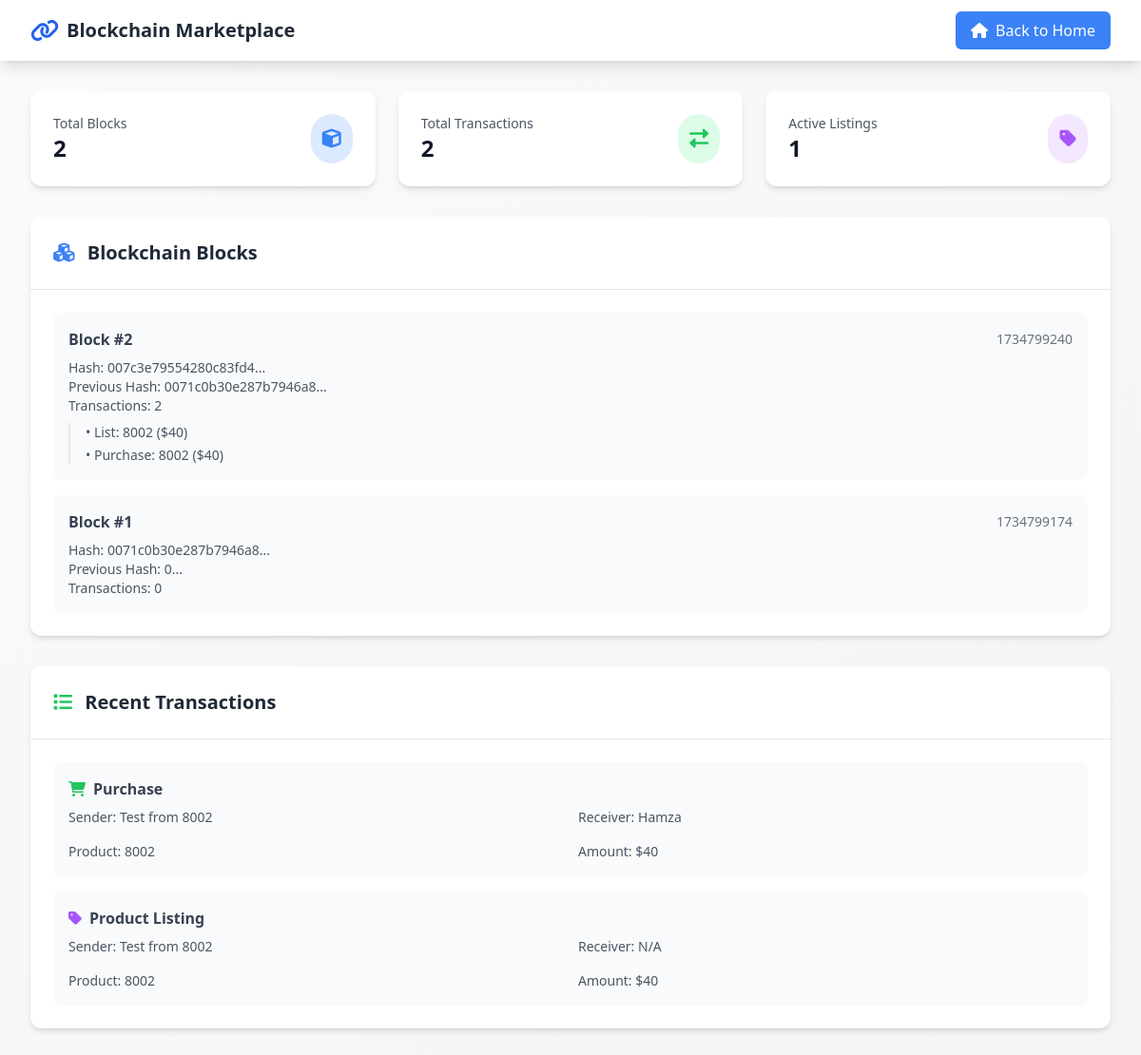
The app's page /view_database, older data.
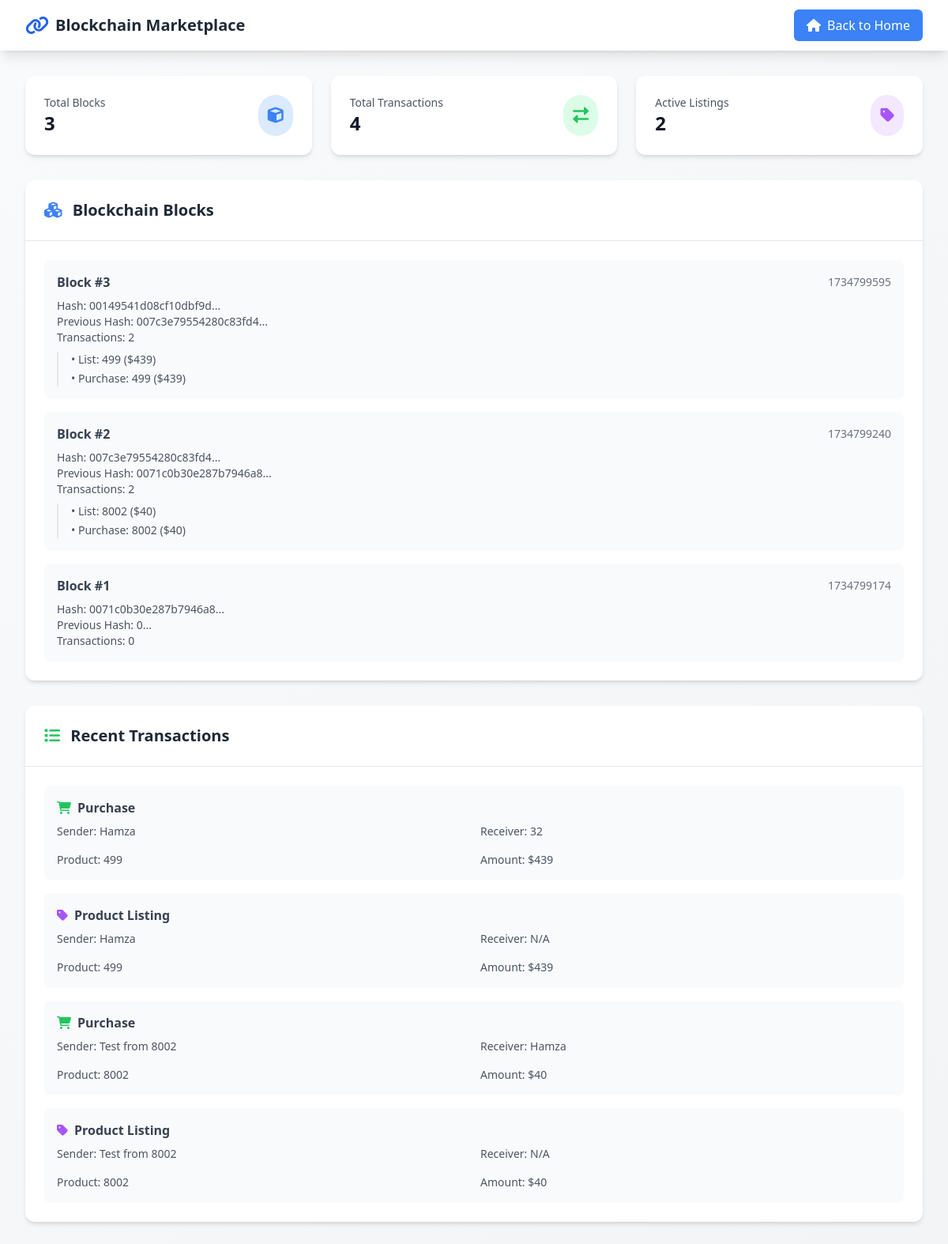
The same page, newer data.
### tables this page shows
CREATE TABLE blocks (
                    idx INTEGER PRIMARY KEY,
                    timestamp REAL,
                    transactions TEXT,
                    previous_hash TEXT,
                    nonce INTEGER,
                    hash TEXT
                );

CREATE TABLE transactions (
                    id INTEGER PRIMARY KEY AUTOINCREMENT,
                    sender TEXT,
                    receiver TEXT,
                    product TEXT,
                    amount INTEGER,
                    type TEXT
                );

### node.py (the view)
@app.route('/view_database', methods=['GET'])
def view_database():
    try:
        db_name = f'database_{blockchain.flask_port}.db'
        conn = sqlite3.connect(db_name)
        cursor = conn.cursor()
        cursor.execute("SELECT * FROM blocks ORDER BY idx DESC")
        blocks = cursor.fetchall()
        cursor.execute("SELECT * FROM transactions ORDER BY id DESC")
        transactions = cursor.fetchall()
        conn.close()
        formatted_blocks = []
        for block in blocks:
            formatted_blocks.append(blockchain.create_block_from_tuple(block))
        return render_template('index.html', show_database=True, blocks=formatted_blocks, transactions=transactions)
    except sqlite3.Error as e:
        return jsonify({'error': str(e)}), 500

### templates/index.html (shortened to what this page needs)
<!DOCTYPE html>
<html lang="en">
<head>
    <script src="https://cdn.tailwindcss.com"></script>
    <link rel="stylesheet" href="https://cdnjs.cloudflare.com/ajax/libs/font-awesome/6.0.0/css/all.min.css">
</head>
<body class="bg-gradient-to-br from-gray-50 to-gray-100">
    <div class="min-h-screen">
        <nav class="bg-white shadow-lg">
            <div class="max-w-7xl mx-auto px-4 sm:px-6 lg:px-8">
                <div class="flex justify-between h-16">
                    <div class="flex items-center">
                        <a href="/" class="flex items-center">
                            <i class="fas fa-link text-blue-600 text-2xl mr-2"></i>
                            <span class="text-xl font-bold text-gray-800">Blockchain Marketplace</span>
                        </a>
                    </div>
                    {% if show_database %}
                    <div class="flex items-center">
                        <a href="/" class="bg-blue-500 text-white px-4 py-2 rounded-md hover:bg-blue-600 transition-colors">
                            <i class="fas fa-home mr-2"></i>Back to Home
                        </a>
                    </div>
                    {% endif %}
                </div>
            </div>
        </nav>
        {% if not show_database %}
        <div class="max-w-7xl mx-auto px-4 sm:px-6 lg:px-8 py-8">
            <div class="text-center mb-12">
                <h1 class="text-4xl font-bold text-gray-900 mb-4">Welcome to Blockchain Marketplace</h1>
                <p class="text-lg text-gray-600">A secure and decentralized platform for buying and selling products</p>
            </div>
            <div class="grid grid-cols-1 md:grid-cols-2 gap-8 mb-12">
                <a href="/buy" class="transform transition-all duration-300 hover:scale-105 hover:-rotate-1">
                    <div class="bg-white rounded-xl shadow-lg p-8 hover:shadow-xl relative overflow-hidden group">
                        <div class="absolute inset-0 bg-gradient-to-r from-green-500/10 to-blue-500/10 opacity-0 group-hover:opacity-100 transition-opacity"></div>
                        <div class="relative">
                            <div class="flex items-center mb-6">
                                <div class="bg-green-100 p-3 rounded-lg">
                                    <i class="fas fa-shopping-cart text-green-500 text-2xl"></i>
                                </div>
                                <h2 class="text-2xl font-semibold text-gray-800 ml-4">Buy Products</h2>
                            </div>
                            <p class="text-gray-600">Browse available products and make secure purchases using blockchain technology</p>
                        </div>
                    </div>
                </a>
                <a href="/sell" class="transform transition-all duration-300 hover:scale-105 hover:rotate-1">
                    <div class="bg-white rounded-xl shadow-lg p-8 hover:shadow-xl relative overflow-hidden group">
                        <div class="absolute inset-0 bg-gradient-to-r from-purple-500/10 to-pink-500/10 opacity-0 group-hover:opacity-100 transition-opacity"></div>
                        <div class="relative">
                            <div class="flex items-center mb-6">
                                <div class="bg-purple-100 p-3 rounded-lg">
                                    <i class="fas fa-store text-purple-500 text-2xl"></i>
                                </div>
                                <h2 class="text-2xl font-semibold text-gray-800 ml-4">Sell Products</h2>
                            </div>
                            <p class="text-gray-600">List your products for sale on our decentralized marketplace</p>
                        </div>
                    </div>
                </a>
            </div>
            <div class="grid grid-cols-1 md:grid-cols-3 gap-6 mb-12">
                <div class="bg-white rounded-xl shadow-md p-6 transform transition-all duration-300 hover:scale-105">
                    <div class="flex items-center justify-center mb-4">
                        <div class="bg-blue-100 p-3 rounded-full">
                            <i class="fas fa-shield-alt text-blue-500 text-xl"></i>
                        </div>
                    </div>
                    <h3 class="text-lg font-semibold text-center text-gray-800 mb-2">Secure Transactions</h3>
                    <p class="text-gray-600 text-center">All transactions are secured by blockchain technology</p>
                </div>
                <div class="bg-white rounded-xl shadow-md p-6 transform transition-all duration-300 hover:scale-105">
                    <div class="flex items-center justify-center mb-4">
                        <div class="bg-green-100 p-3 rounded-full">
                            <i class="fas fa-sync text-green-500 text-xl"></i>
                        </div>
                    </div>
                    <h3 class="text-lg font-semibold text-center text-gray-800 mb-2">Real-time Updates</h3>
                    <p class="text-gray-600 text-center">See product listings and updates in real-time</p>
                </div>
                <div class="bg-white rounded-xl shadow-md p-6 transform transition-all duration-300 hover:scale-105">
                    <div class="flex items-center justify-center mb-4">
                        <div class="bg-purple-100 p-3 rounded-full">
                            <i class="fas fa-network-wired text-purple-500 text-xl"></i>
                        </div>
                    </div>
                    <h3 class="text-lg font-semibold text-center text-gray-800 mb-2">Decentralized</h3>
                    <p class="text-gray-600 text-center">No central authority, fully peer-to-peer</p>
                </div>
            </div>
<div class="bg-white rounded-xl shadow-md p-6 mb-12">
    <div class="flex items-center justify-between mb-4">
        <h2 class="text-xl font-semibold text-gray-800">
            <i class="fas fa-network-wired text-blue-500 mr-2"></i>
            Connected Peers
        </h2>
        <button onclick="updatePeerStatus()"
                class="bg-blue-100 text-blue-600 px-3 py-1 rounded-md hover:bg-blue-200 transition-colors">
            <i class="fas fa-sync-alt mr-1"></i>
            Refresh
        </button>
    </div>
    <div id="peerList" class="grid grid-cols-1 md:grid-cols-2 gap-4">
    </div>
</div>
<script>
async function updatePeerStatus() {
    try {
        const response = await fetch('/get_peer_status');
        const status = await response.json();
        const peerList = document.getElementById('peerList');
        peerList.innerHTML = Object.entries(status).map(([port, state]) => `
            <div class="bg-gray-50 rounded-lg p-4 flex items-center justify-between">
                <div class="flex items-center">
                    <div class="bg-${state === 'online' ? 'green' : 'red'}-100 p-2 rounded-full mr-3">
                        <i class="fas fa-circle text-${state === 'online' ? 'green' : 'red'}-500"></i>
                    </div>
                    <div>
                        <p class="font-medium text-gray-800">Port ${port}</p>
                        <p class="text-sm text-gray-500">${state === 'online' ? 'Connected' : 'Disconnected'}</p>
                    </div>
                </div>
                <span class="px-3 py-1 rounded-full text-sm ${
                    state === 'online'
                    ? 'bg-green-100 text-green-800'
                    : 'bg-red-100 text-red-800'
                }">
                    ${state.toUpperCase()}
                </span>
            </div>
        `).join('');
    } catch (error) {
        console.error('Error updating peer status:', error);
    }
}
// Update peer status every 5 seconds
updatePeerStatus();
setInterval(updatePeerStatus, 5000);
</script>
            <div class="text-center">
                <button onclick="window.location.href='/view_database'"
                        class="bg-gradient-to-r from-blue-500 to-purple-500 text-white px-8 py-3 rounded-full
                               hover:from-blue-600 hover:to-purple-600 transition-all duration-300 transform hover:scale-105
                               shadow-lg hover:shadow-xl">
                    <i class="fas fa-database mr-2"></i>
                    View Transaction History
                </button>
                <button onclick="window.location.href='/network_activity'"
        class="bg-indigo-500 text-white px-4 py-2 rounded-md hover:bg-indigo-600 transition-colors flex items-center justify-center">
    <i class="fas fa-project-diagram mr-2"></i>
    View Network Activity
</button>
            </div>
        </div>
        {% else %}
        <div class="max-w-7xl mx-auto px-4 sm:px-6 lg:px-8 py-8">
            <div class="grid grid-cols-1 md:grid-cols-3 gap-6 mb-8">
                <div class="bg-white rounded-xl shadow-md p-6 transform transition-all duration-300 hover:scale-105">
                    <div class="flex items-center justify-between">
                        <div>
                            <p class="text-sm font-medium text-gray-600">Total Blocks</p>
                            <h3 class="text-2xl font-bold text-gray-900">{{ blocks|length }}</h3>
                        </div>
                        <div class="bg-blue-100 p-3 rounded-full">
                            <i class="fas fa-cube text-blue-500 text-xl"></i>
                        </div>
                    </div>
                </div>
                <div class="bg-white rounded-xl shadow-md p-6 transform transition-all duration-300 hover:scale-105">
                    <div class="flex items-center justify-between">
                        <div>
                            <p class="text-sm font-medium text-gray-600">Total Transactions</p>
                            <h3 class="text-2xl font-bold text-gray-900">{{ transactions|length }}</h3>
                        </div>
                        <div class="bg-green-100 p-3 rounded-full">
                            <i class="fas fa-exchange-alt text-green-500 text-xl"></i>
                        </div>
                    </div>
                </div>
                <div class="bg-white rounded-xl shadow-md p-6 transform transition-all duration-300 hover:scale-105">
                    <div class="flex items-center justify-between">
                        <div>
                            <p class="text-sm font-medium text-gray-600">Active Listings</p>
                            <h3 class="text-2xl font-bold text-gray-900">
                                {% set listing_count = namespace(count=0) %}
                                {% for tx in transactions %}
                                    {% if tx[5] == 'list' %}
                                        {% set listing_count.count = listing_count.count + 1 %}
                                    {% endif %}
                                {% endfor %}
                                {{ listing_count.count }}
                            </h3>
                        </div>
                        <div class="bg-purple-100 p-3 rounded-full">
                            <i class="fas fa-tag text-purple-500 text-xl"></i>
                        </div>
                    </div>
                </div>
            </div>
            <div class="bg-white rounded-xl shadow-md mb-8">
                <div class="p-6 border-b border-gray-200">
                    <h2 class="text-xl font-semibold text-gray-800">
                        <i class="fas fa-cubes text-blue-500 mr-2"></i>
                        Blockchain Blocks
                    </h2>
                </div>
                <div class="p-6">
                    <div class="space-y-4">
                        {% for block in blocks %}
                        <div class="bg-gray-50 rounded-lg p-4 hover:bg-gray-100 transition-colors">
                            <div class="flex items-center justify-between mb-2">
                                <span class="font-semibold text-gray-700">Block #{{ block.index }}</span>
                                <span class="text-sm text-gray-500">
                                    {{ block.timestamp|int }}
                                </span>
                            </div>
                            <div class="text-sm text-gray-600">
                                <p><span class="font-medium">Hash:</span> {{ block.hash[:20] }}...</p>
                                <p><span class="font-medium">Previous Hash:</span> {{ block.previous_hash[:20] }}...</p>
                                <p><span class="font-medium">Transactions:</span> {{ block.transactions|length }}</p>
                                {% if block.transactions %}
                                <div class="mt-2 pl-4 border-l-2 border-gray-200">
                                    {% for tx in block.transactions %}
                                    <p class="mt-1">• {{ tx.type|title }}: {{ tx.product }} {% if tx.amount %}(${{ tx.amount }}){% endif %}</p>
                                    {% endfor %}
                                </div>
                                {% endif %}
                            </div>
                        </div>
                        {% endfor %}
                    </div>
                </div>
            </div>
            <div class="bg-white rounded-xl shadow-md">
                <div class="p-6 border-b border-gray-200">
                    <h2 class="text-xl font-semibold text-gray-800">
                        <i class="fas fa-list text-green-500 mr-2"></i>
                        Recent Transactions
                    </h2>
                </div>
                <div class="p-6">
                    <div class="space-y-4">
                        {% for tx in transactions %}
                        <div class="bg-gray-50 rounded-lg p-4 hover:bg-gray-100 transition-colors">
                            <div class="flex items-center justify-between mb-2">
                                <span class="font-semibold text-gray-700">
                                    {% if tx[5] == 'list' %}
                                    <i class="fas fa-tag text-purple-500 mr-2"></i>Product Listing
                                    {% else %}
                                    <i class="fas fa-shopping-cart text-green-500 mr-2"></i>Purchase
                                    {% endif %}
                                </span>
                            </div>
                            <div class="grid grid-cols-2 gap-4 text-sm text-gray-600">
                                <p><span class="font-medium">Sender:</span> {{ tx[1] }}</p>
                                <p><span class="font-medium">Receiver:</span> {{ tx[2] or 'N/A' }}</p>
                                <p><span class="font-medium">Product:</span> {{ tx[3] }}</p>
                                <p><span class="font-medium">Amount:</span> ${{ tx[4] }}</p>
                            </div>
                        </div>
                        {% endfor %}
                    </div>
                </div>
            </div>
        </div>
        {% endif %}
    </div>
</body>
</html>

Row changes from the older to the newer data that the page shows:
added blocks: index "3", timestamp "1734799595", hash "00149541d08cf10dbf9d", previous_hash "007c3e79554280c83fd4", transactions|length "2"
added transactions: type "List", product "499", amount "439", shows "Product Listing", sender "Hamza", tx "N/A"
added transactions: type "Purchase", product "499", amount "439", sender "Hamza", receiver "32"
Text that changed along with them:
{{ blocks|length }}: "2" → "3"
{{ transactions|length }}: "2" → "4"
{{ listing_count.count }}: "1" → "2"
